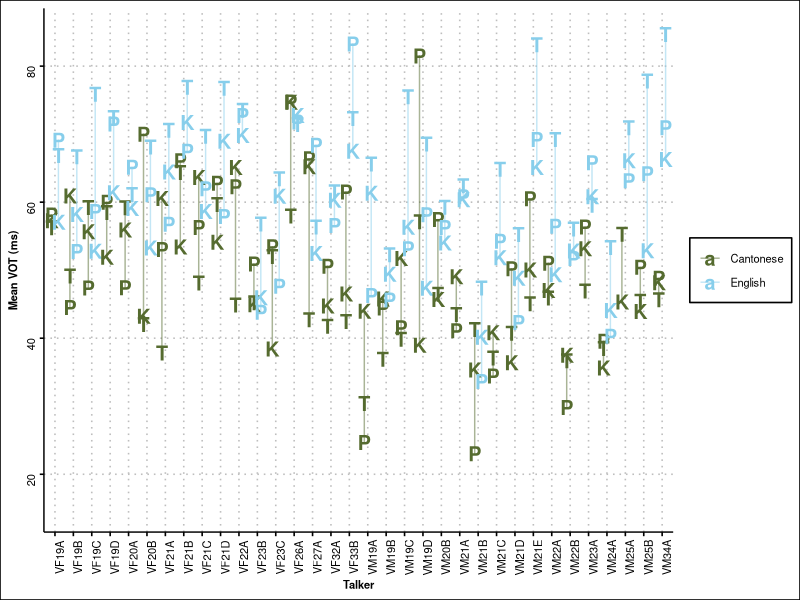
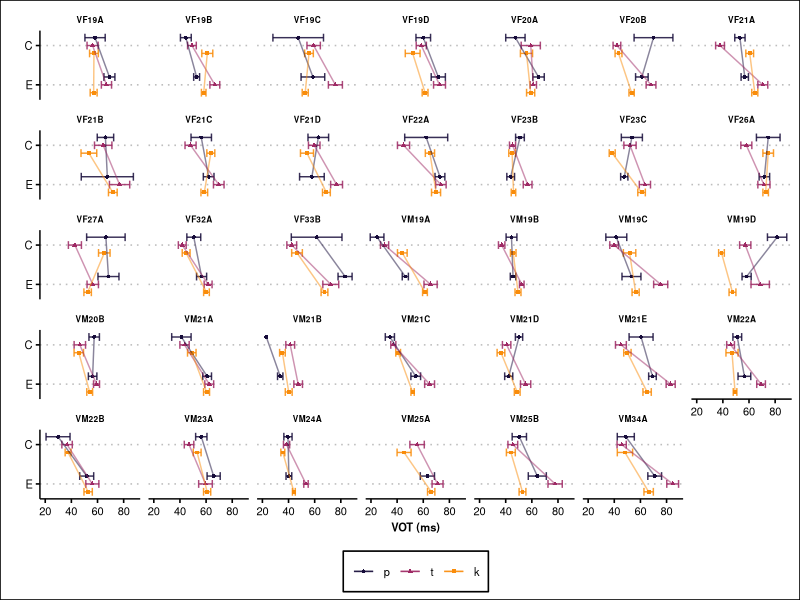

Write the R code that produced these figures, in order.
## ---- chunk 1
knitr::opts_chunk$set(echo = TRUE)
## ---- chunk 2
library(tidyverse)
library(ggthemes)

theme_set(
  theme_clean() + 
  theme(
      legend.title = element_blank(),
      legend.text = element_text(size=8),
      legend.position = 'bottom',
      axis.title.x = element_text(size = 8, face='bold'),
      axis.title.y = element_text(size = 8, face='bold'),
      axis.text.x = element_text(size = 8),
      axis.text.y = element_text(size = 8),
      strip.text = element_text(size = 8, face='bold'),
      )
  )
## ---- chunk 3
df <- read_csv('dfs/ptk_clean_20210602.csv') # this version used for interspeech revisions
head(df)
## ---- chunk 4
df %>%
  group_by(talker, segment, language) %>%
  summarise(mv = mean(vot_ms)) %>%
  ungroup() %>%
  pivot_wider(names_from = 'segment', values_from = 'mv') %>%
  ungroup() %>%
  drop_na() %>%
  group_by(language) %>%
  summarise(
    pt = sum(p<t)/n(), 
    tk = sum(t<k)/n(), 
    pk = sum(p<k)/n(),
    n=n()
    )
## ---- chunk 5
df %>%
  group_by(talker, segment, language) %>%
  summarise(mv = mean(vot_ms), n=n()) %>%
  filter(n>=10) %>%
  select(talker, segment, language, mv) %>%
  ungroup() %>%
  pivot_wider(names_from = 'segment', values_from = 'mv') %>%
  ungroup() %>%
  drop_na() %>%
  group_by(language) %>%
  summarise(
    pt = sum(p<t)/n(), 
    tk = sum(t<k)/n(), 
    pk = sum(p<k)/n(),
    n=n()
    )
## ---- chunk 6
df %>%
  group_by(talker, segment, language) %>%
  summarise(n = n()) %>%
  ungroup() %>%
  group_by(language, segment) %>%
  summarise(min(n), mean(n), max(n))
## ---- chunk 7
df %>%
  group_by(talker, language, segment) %>%
  summarise(mean_vot = mean(vot_ms), sd_vot = sd(vot_ms), n=n()) %>%
  ungroup() %>%
  mutate(segment = str_to_upper(segment)) %>%
  ggplot(aes(y=mean_vot, x=talker, color=language, label=segment)) +
    geom_text(fontface='bold', size=5, position=position_dodge(width = 0.75)) +
    geom_line(alpha=0.5, position=position_dodge(width = 0.75)) +
    # scale_color_viridis_d(option = 'inferno', begin = 0.1, end = 0.8) +
    scale_color_manual(values = c('darkolivegreen','skyblue')) +
  ylab('Mean VOT (ms)') +
  xlab('Talker') +
  scale_y_continuous(limits = c(15, 85))+
    theme(
      axis.text = element_text(angle=90),
      panel.grid.major.x = element_line(color = 'gray', linetype='dotted'),
      legend.position = 'right'
    )

# ggsave('figs/ordrel.png', height=3.5, width = 12, units='in') # This used in ISBPAC poster
## ---- chunk 8
std.error <- function(x, na.rm = T) {
  sqrt(var(x, na.rm = na.rm)/length(x[complete.cases(x)]))
}

df$segment <- as_factor(df$segment)
df$segment <- forcats::fct_relevel(df$segment, 'p','t','k')
levels(df$segment)
## ---- chunk 9
df %>%
  group_by(talker, language, segment) %>%
  summarise(mean_vot = mean(vot_ms), se_vot = std.error(vot_ms), n=n()) %>%
  ungroup() %>%
  mutate(language.dodged = if_else(language=='Cantonese', 1, 0),
         language.dodged = if_else(segment=='p', language.dodged+0.2, language.dodged),
         language.dodged = if_else(segment=='k', language.dodged-0.2, language.dodged)
         ) %>%
  ggplot(aes(y=language.dodged, x=mean_vot, shape=segment, color=segment, group=segment)) +
    geom_point(size=1) +
    geom_errorbar(alpha=0.85, size=.5, width = .2, aes(xmin = mean_vot-se_vot, xmax = mean_vot+se_vot)) +
    geom_line(alpha=0.5, size=.5) +
    scale_color_viridis_d(option = 'inferno', begin = 0.1, end = 0.75) +
    scale_y_continuous(breaks = c(0,1), labels = c('E', 'C')) +
    facet_wrap(~talker, ncol=7)+
    labs(y="",  x="VOT (ms)") +
    theme(
      strip.text = element_text(size=6),
      legend.position = 'bottom',
      legend.spacing.y = unit(0, 'cm')
    )
# ggsave('figs/ptk_vot_individuals.png', height = 4.5, width = 7.5, units='in')
# ggsave('figs/ptk_vot_individuals_vert.png', height = 8.5, width = 3.5, units='in') # Used in interspeech paper with manually moved legend - don't re-run; different sizes for paper and poster
